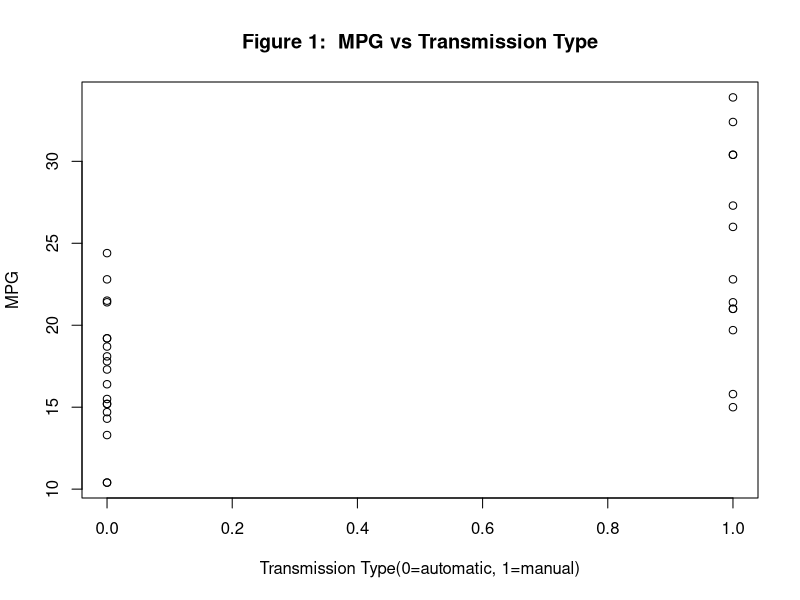
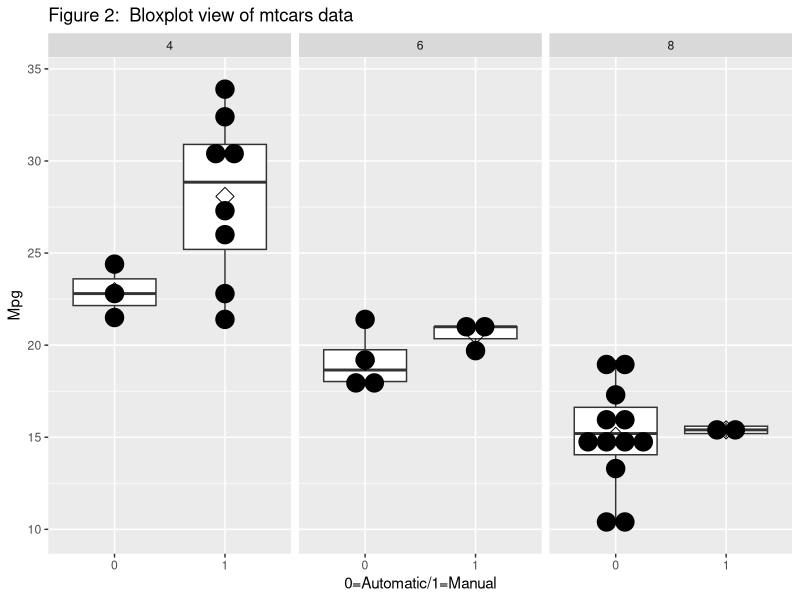
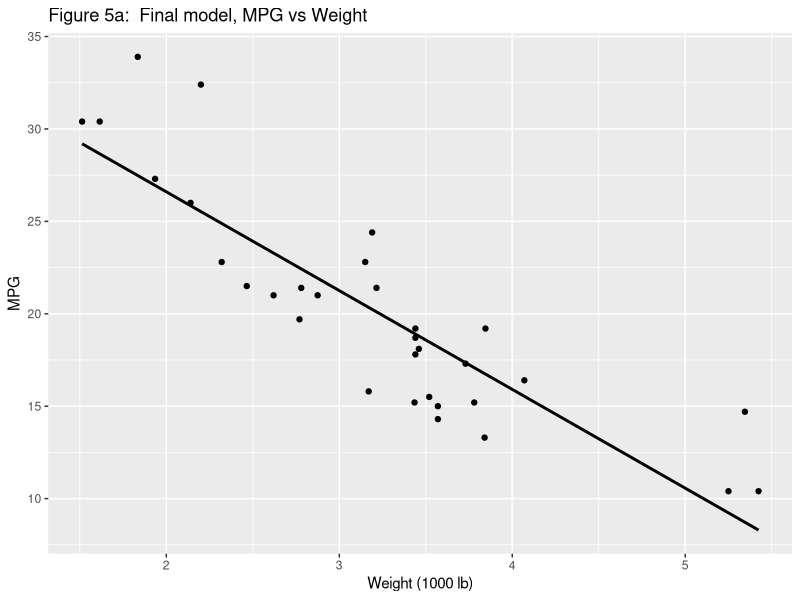
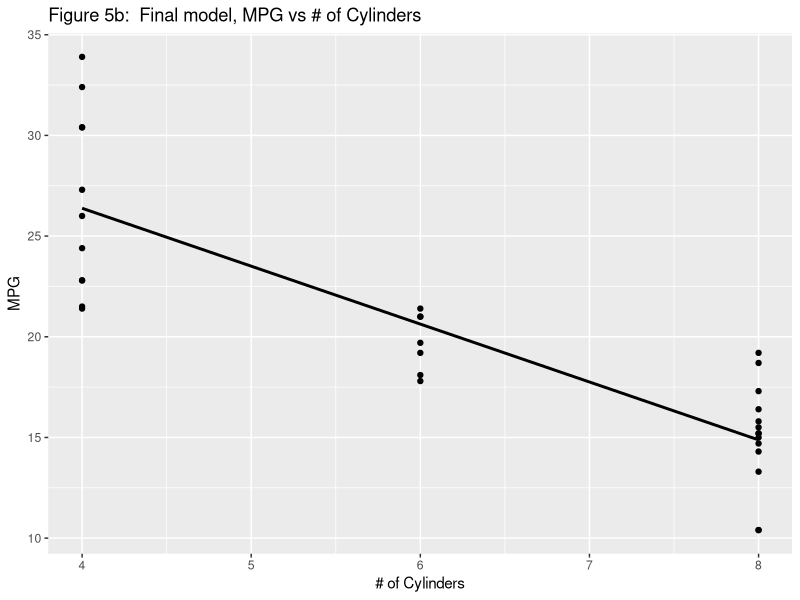
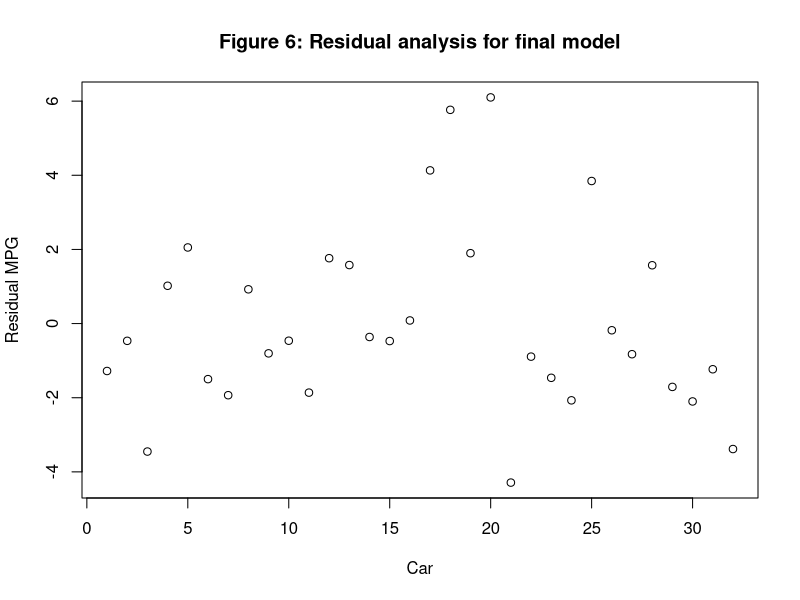

Generate these figures, in order, with R:
## ---- chunk 1
plot (mtcars$am, mtcars$mpg, main="Figure 1:  MPG vs Transmission Type",
      xlab="Transmission Type(0=automatic, 1=manual)", ylab="MPG")
## ---- chunk 2
library(ggplot2)
cbPalette <- c("#999999", "#E69F00", "#56B4E9", "#009E73", "#F0E442", "#0072B2", "#D55E00", "#CC79A7");
ggplot(mtcars, aes(x=factor(am), y=mpg)) +
    geom_boxplot() + facet_grid(. ~ cyl) +
    scale_fill_manual(values=cbPalette) +
    geom_dotplot(binaxis='y', stackdir='center', dotsize=1, binwidth = 1) + 
    stat_summary(fun.y=mean, geom="point", shape=5, size=4) +
    xlab("0=Automatic/1=Manual") + ylab("Mpg") +
    ggtitle("Figure 2:  Bloxplot view of mtcars data");

## ---- chunk 3
round(cor(mtcars), 2)
#library(knitr)
#kable(round(cor(mtcars),2), format="markdown",digits=2,align='l')
## ---- chunk 4
fitFinal <- lm(mpg ~ wt + cyl, data=mtcars)
summary(fitFinal)
## ---- chunk 5
library(ggplot2)
fitFinal <- lm(mpg ~ wt + cyl, data=mtcars)
ggplot(mtcars, aes(x = wt, y = mpg)) +
    geom_smooth(method = "lm", se=FALSE, color="black", formula = y ~ x) +
    geom_point() +
    xlab("Weight (1000 lb)") + ylab("MPG") +
    ggtitle("Figure 5a:  Final model, MPG vs Weight");
ggplot(mtcars, aes(x = cyl, y = mpg)) +
    geom_smooth(method = "lm", se=FALSE, color="black", formula = y ~ x) +
    geom_point() +
    xlab("# of Cylinders") + ylab("MPG") +
    ggtitle("Figure 5b:  Final model, MPG vs # of Cylinders");
## ---- chunk 6
plot(1:32, fitFinal$residuals, main="Figure 6: Residual analysis for final model", xlab="Car", ylab="Residual MPG")
aveResiduals <- mean(fitFinal$residuals)
aveResiduals
confint(fitFinal)
